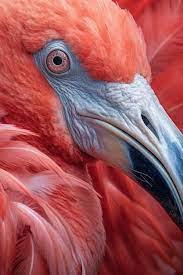
#> input picture 02_DrawAndPaste/img/A.jpeg, 183 x 275 px, given in place of the camera
$ python main.py
#> lines starting #> are read from the running program, lines starting #| are printed output that depends on the picture; after the words box and inside, x2 and y2 are one past the last pixel; in counts of white or black regions, pixels touching at a corner belong together
#> in main, frame is the input picture: shape (275, 183, 3); mean B, G, R 90, 85.7, 161.9
import numpy as np
import cv2
import os

def computeTracking(frame):
    gray = cv2.cvtColor(frame, cv2.COLOR_BGR2GRAY)
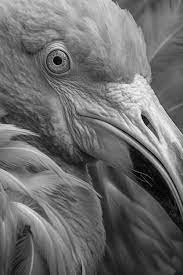
#> gray: shape (275, 183); min 0, max 254, mean 109
    #_, gray = cv2.threshold(gray, 0, 255, cv2.THRESH_BINARY_INV | cv2.THRESH_OTSU)

    hsvImage = cv2.cvtColor(frame, cv2.COLOR_BGR2HSV)
#> hsvImage: shape (275, 183, 3); mean H, S, V 101.2, 135.9, 167.1
	#205    178	100
    lowerColor = np.array([[100], [200], [0]])
    upperColor = np.array([[150], [255], [255]])

    mask = cv2.inRange(hsvImage, lowerColor, upperColor)
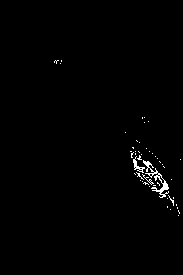
#> mask: shape (275, 183); 0.88% white in thin lines or dots, all inside (x1, y1, x2, y2) = (54, 60, 181, 216)

    result = cv2.bitwise_and(frame, frame, mask = mask)

    gray = cv2.cvtColor(result, cv2.COLOR_BGR2GRAY)

    contours, hierarchy = cv2.findContours(gray, cv2.RETR_LIST, cv2.CHAIN_APPROX_SIMPLE)
#> contours = 57 contours, 55 with area under 20; largest, box (x1, y1, x2, y2) and area: (143, 160, 169, 198) 146, (133, 156, 145, 173) 43

    if contours:
        maxArea = cv2.contourArea(contours[0])
#> maxArea = 0
        contourMaxAreaId = 0
        i = 0

        for cnt in contours:
            if maxArea < cv2.contourArea(cnt):
                maxArea = cv2.contourArea(cnt)
                contourMaxAreaId = i
            i += 1
#> this loop made 57 passes
#> maxArea on pass 33: 145.5
#> cnt on passes 1, 3, 4, 5, 6, 7: [[178, 215]], [[170, 209]], [[177, 207], [177, 208]], [[167, 206], [167, 207]], [[176, 204], [176, 205]], [[167, 198]]
#> after the loop, contourMaxAreaId = 32; i = 57; maxArea = 145.5

        cntMaxArea = contours[contourMaxAreaId]
#> cntMaxArea = contour of 114 points, box (x1, y1, x2, y2) (143, 160, 169, 198), area 146

        x, y, w, h = cv2.boundingRect(cntMaxArea)
#> x = 143; y = 160; w = 26; h = 38

        cv2.rectangle(frame, (x, y), (x + w, y + h), (0, 0, 255), 2)
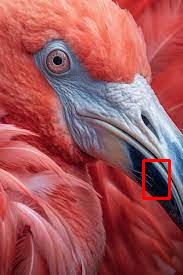
#> frame: shape (275, 183, 3); 0.76% of pixels changed, all inside (x1, y1, x2, y2) = (142, 159, 171, 200)

    return frame, gray

def main():
    cap = cv2.VideoCapture(0)

    while True:
        success, frame = cap.read()

        frame, gray = computeTracking(frame)

        cv2.imshow("Webcam", gray)
        cv2.imshow("Webcam2", frame)

        if cv2.waitKey(1) & 0xFF == ord('q') or 0xFF == 27:
#> (key q is pressed here)
            break
        if cv2.waitKey(1) & 0xFF == ord('q') or 0xFF == 27:
            break


    cap.release()
    cv2.destroyAllWindows()

main()

$ run again, on 02_DrawAndPaste/img/B.jpeg
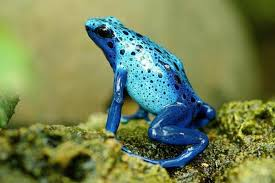
#> input picture 02_DrawAndPaste/img/B.jpeg, 275 x 183 px, given in place of the camera
#> in main, frame is the input picture: shape (183, 275, 3); mean B, G, R 86, 130.7, 115.7
#> hsvImage: shape (183, 275, 3); mean H, S, V 45.9, 139.1, 138.1
#> in computeTracking, `mask = cv2.inRange(hsvImage, lowerColor, upperColor)`:
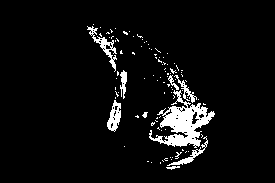
#> mask: shape (183, 275); 5.7% white; 98 white regions (89 under 20 px)
#> contours = 163 contours, 152 with area under 20; largest, box (x1, y1, x2, y2) and area: (149, 90, 215, 148) 1406, (107, 100, 121, 132) 242, (87, 26, 117, 72) 242, (167, 136, 208, 166) 138, (120, 70, 127, 99) 83
#> in computeTracking, `maxArea = cv2.contourArea(contours[0])`: maxArea = 15.5
#> the loop in computeTracking, `for cnt in contours:` made 163 passes
#> maxArea on passes 25, 69, 82: 137.5, 242.5, 1406.5
#> after the loop in computeTracking, `for cnt in contours:`: contourMaxAreaId = 81; i = 163; maxArea = 1406.5
#> cntMaxArea = contour of 308 points, box (x1, y1, x2, y2) (149, 90, 215, 148), area 1406
#> x = 149; y = 90; w = 66; h = 58
#> in computeTracking, `cv2.rectangle(frame, (x, y), (x + w, y + h), (0, 0, 255), 2)`:
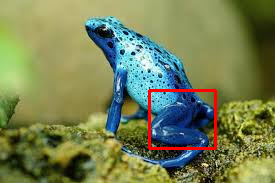
#> frame: shape (183, 275, 3); 1.47% of pixels changed, all inside (x1, y1, x2, y2) = (148, 89, 217, 150)

$ run again, on 02_DrawAndPaste/img/D.jpeg
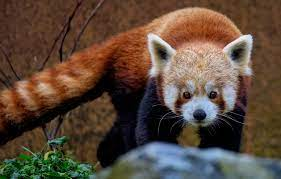
#> input picture 02_DrawAndPaste/img/D.jpeg, 281 x 179 px, given in place of the camera
#> in main, frame is the input picture: shape (179, 281, 3); mean B, G, R 58.8, 72.9, 92
#> hsvImage: shape (179, 281, 3); mean H, S, V 38, 132.5, 98.8
#> in computeTracking, `mask = cv2.inRange(hsvImage, lowerColor, upperColor)`:
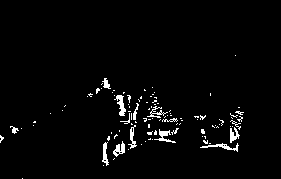
#> mask: shape (179, 281); 2.7% white in thin lines or dots, all inside (x1, y1, x2, y2) = (0, 55, 244, 179)
#> contours = 109 contours, 101 with area under 20; largest, box (x1, y1, x2, y2) and area: (114, 95, 126, 116) 81, (200, 143, 239, 152) 63, (154, 129, 176, 143) 61, (128, 125, 137, 149) 56, (113, 143, 125, 157) 51, (230, 127, 240, 143) 46, (104, 145, 109, 166) 25, (133, 103, 139, 120) 23
#> in computeTracking, `maxArea = cv2.contourArea(contours[0])`: maxArea = 0
#> the loop in computeTracking, `for cnt in contours:` made 109 passes
#> maxArea on passes 8, 11, 93: 25, 63, 81
#> after the loop in computeTracking, `for cnt in contours:`: contourMaxAreaId = 92; i = 109; maxArea = 81
#> cntMaxArea = contour of 39 points, box (x1, y1, x2, y2) (114, 95, 126, 116), area 81
#> x = 114; y = 95; w = 12; h = 21
#> in computeTracking, `cv2.rectangle(frame, (x, y), (x + w, y + h), (0, 0, 255), 2)`:
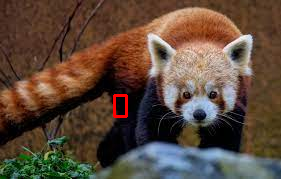
#> frame: shape (179, 281, 3); 0.39% of pixels changed, all inside (x1, y1, x2, y2) = (113, 94, 128, 118)
